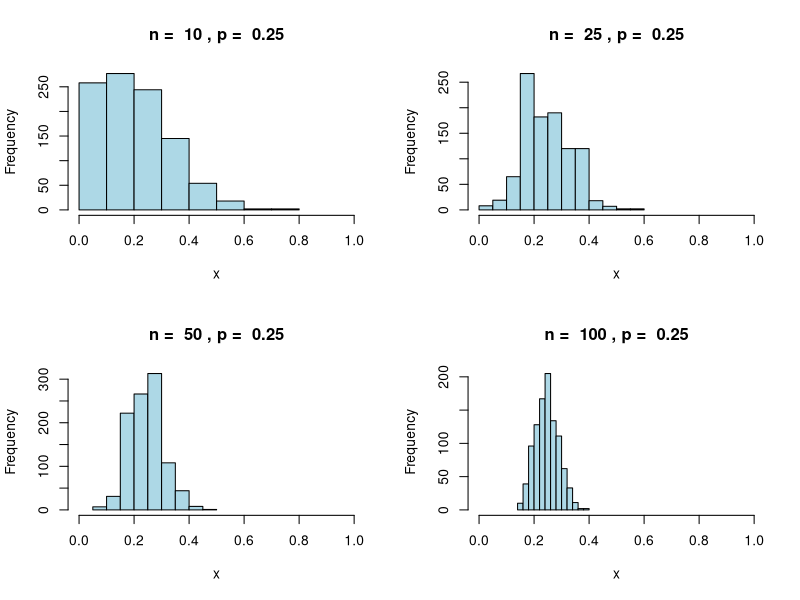
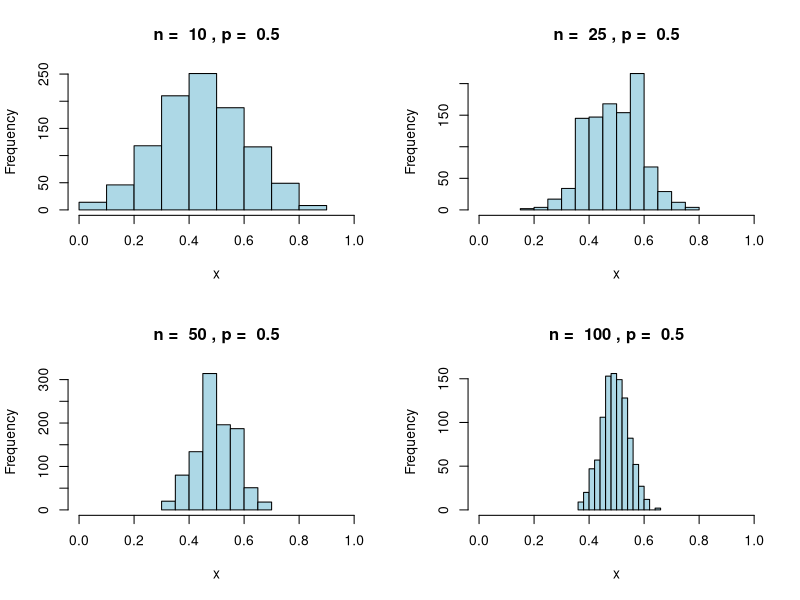
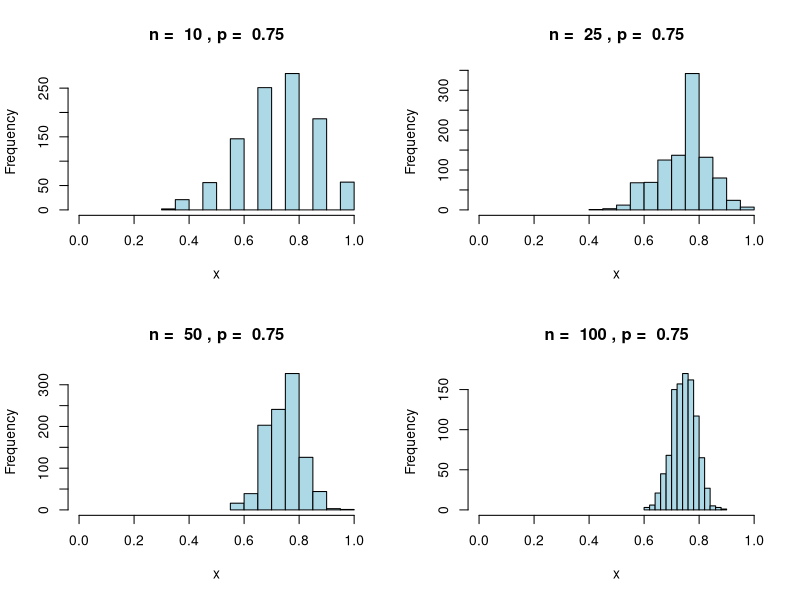
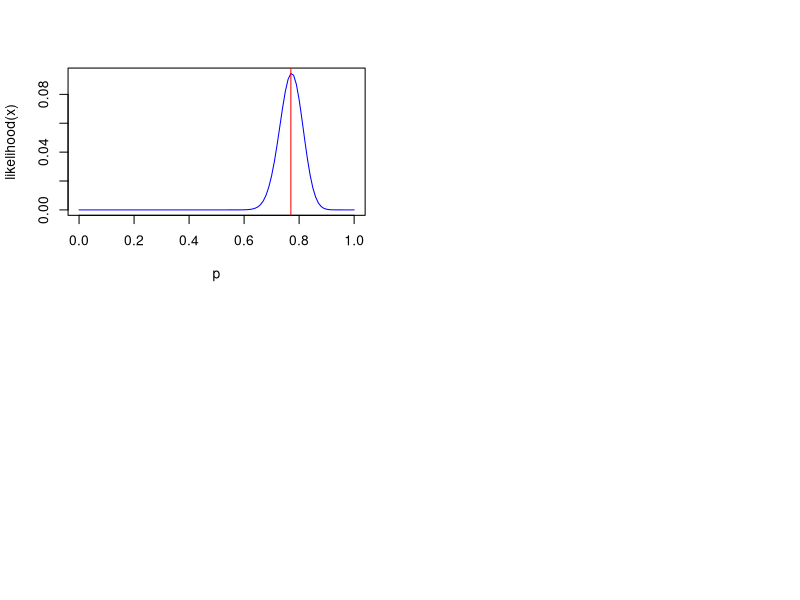

Source code (R) for these figures, in order:
## ---- chunk 1
knitr::opts_chunk$set(echo = F)
## ---- chunk 2
set.seed(1001)
rs = 1000      #Where "rs" stands for random samples
n = c(10, 25, 50, 100) #n stands for sample size
p = c(0.25,0.5,0.75) #p represents Daniel Bernoulli parameter
par(mfrow=c(2,2))
for(j in 1:length(p))
for(i in 1:length(n))
    {x = rbinom(rs,n[i],p[j])/n[i] #The sum of a bernoulli distribution is a "binomial"
    hist(x, main = paste('n = ',n[i],', p = ',p[j]),xlim=c(0,1), col = "light blue")}
## ---- chunk 3
x<-0:100
p<-x/100
likelihood = function(y){dbinom(y,100,.77)}
plot(p,likelihood(x),type='l', col = "blue")
abline(v=.77,col= "red",lwd=1)
